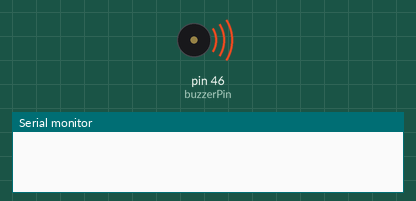
This sketch was run on a simulated Arduino Mega 2560, built with avr-gcc and run on an emulated ATmega2560. Shown: buzzer (waves = sounding, pin HIGH), the last lines printed to the serial monitor.

Above: at 0.2 s.
At 7.2 s:
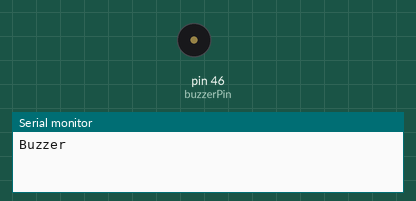
Timing chart, 0 to 13.0 s (numbered marks = the images above):
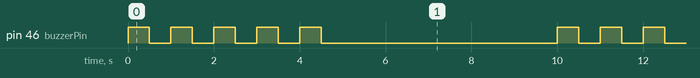

Measured:
- by itself, pin 46 (buzzerPin): repeats every 10.0 s: 3 × (HIGH 0.50 s, LOW 0.50 s), HIGH 0.50 s, LOW 5.5 s, HIGH 0.50 s, LOW 0.50 s
- by itself, everything shown: repeats every 10.0 s, in 10 steps

The sketch:

buzzer.ino
```cpp
#include <Arduino.h>  // Include core Arduino functionalities and definitions

// Define the buzzer pin
const int buzzerPin = 46;

// Function to beep the buzzer 5 times
void beepBuzzer() {
  for (int i = 0; i < 5; i++) {
    digitalWrite(buzzerPin, HIGH); // Turn buzzer on
    delay(500);                    // Wait for 500ms
    digitalWrite(buzzerPin, LOW);  // Turn buzzer off
    delay(500);                    // Wait for 500ms
  }
}

void setup() {
  // Initialize serial communication
  Serial.begin(115200);

  // Initialize the buzzer pin
  pinMode(buzzerPin, OUTPUT);
  digitalWrite(buzzerPin, HIGH); // Ensure buzzer is off initially
}

void loop() {
  //    // Call the beepBuzzer function to beep the buzzer 5 times
      beepBuzzer();
      Serial.println("Buzzer");
  //    // Add a delay to prevent continuous beeping
      delay(5000); // Wait 5 seconds before beeping again
//  digitalWrite(buzzerPin, HIGH);
}
```
